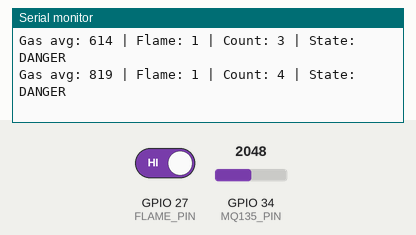
A sketch run on a simulated ESP32. Shown: the last lines printed to the serial monitor. Inputs (shaded band) come from the test bench; at power-on: GPIO 34 (MQ135_PIN) = 2048, GPIO 27 (FLAME_PIN) HIGH.

Above: at 2.2 s.
2.3 s: GPIO 34 (MQ135_PIN) set to 108
At 2.41 s:
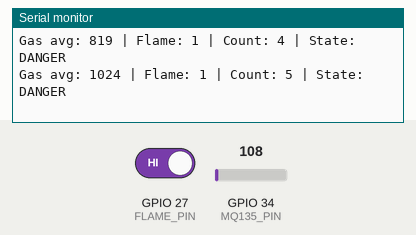
3.8 s: GPIO 34 (MQ135_PIN) set to 96
At 5.71 s:
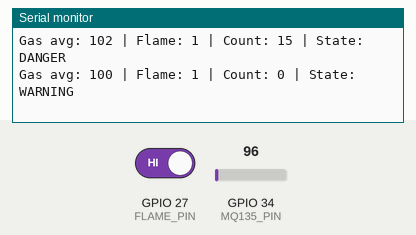
Timing chart, 0 to 7.2 s (numbered marks = the images above; inputs shaded):
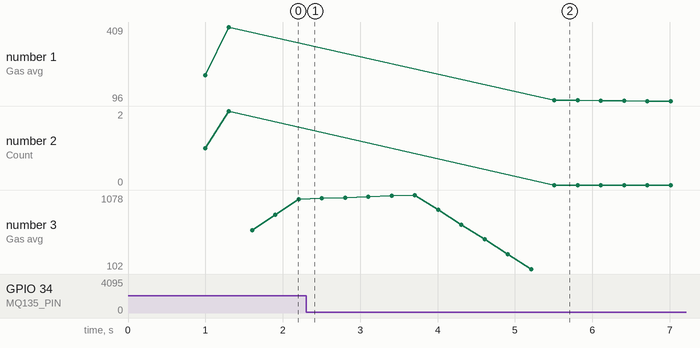

The sketch:

AMR_state_v1.ino.ino
```cpp
/*
 * Target: ESP32 #1 (AMR)
 * File: HazardBot_AMR_sensor_decision_v2.ino
 *
 * Description:
 * MQ-135 (가스 센서) + KY-026 (불꽃 센서)를 이용한
 * 3단계 위험 판단 시스템 (SAFE / WARNING / DANGER)
 *
 * Key Features (핵심 차별점):
 * 1. Moving Average (이동 평균)
 *    → 센서 노이즈 제거, 값 안정화
 *
 * 2. Persistence Filter (지속 조건)
 * 목적:
 *  - 센서 값이 순간적으로 튀는 경우를 제거하기 위함
 *
 * 동작 방식:
 *  - 위험 조건(dangerNow)이 참일 때마다 dangerCount 증가
 *  - 조건이 거짓이면 dangerCount 초기화
 *
 * 판단 기준:
 *  - dangerCount가 일정 값(DANGER_COUNT_THRESHOLD) 이상이면
 *    → “지속적인 위험 상태”로 판단 → DANGER 상태 전환
 *
 * 핵심:
 *  - “한 번 튀는 건 무시, 여러 번 연속이면 진짜 위험”
 *
 *
 * 3. Multi-level Decision (3단계 판단)
 *    → SAFE / WARNING / DANGER
 *
 * System Flow:
 * Sensor Input → Filtering → Decision → Output (Serial)
 */

#include <Arduino.h>

const int MQ135_PIN = 34;
const int FLAME_PIN = 27;

const int GAS_WARNING = 50;
const int GAS_DANGER = 100;

const int SAMPLE_COUNT = 10;
const int READ_DELAY_MS = 300;

const int DANGER_COUNT_THRESHOLD = 3;

int gasSamples[SAMPLE_COUNT];
int sampleIndex = 0;
long gasSum = 0;

int dangerCount = 0;

void setup() {
  Serial.begin(115200);
  delay(1000);

  pinMode(FLAME_PIN, INPUT);

  for (int i = 0; i < SAMPLE_COUNT; i++) {
    gasSamples[i] = 0;
  }

  Serial.println("HazardBot Decision System Start");
}

void loop() {
  int gasRaw = analogRead(MQ135_PIN);
  int flameValue = digitalRead(FLAME_PIN);

  // Moving average update
  gasSum -= gasSamples[sampleIndex];
  gasSamples[sampleIndex] = gasRaw;
  gasSum += gasRaw;
  sampleIndex = (sampleIndex + 1) % SAMPLE_COUNT;

  int gasAverage = gasSum / SAMPLE_COUNT;

  // Danger condition (instant)
  bool dangerNow = (flameValue == 0) || (gasAverage > GAS_DANGER);

  // Persistence filter
  if (dangerNow) {
    dangerCount++;
  } else {
    dangerCount = 0;
  }

  // State decision
  String state = "SAFE";

  if (dangerCount >= DANGER_COUNT_THRESHOLD) {
    state = "DANGER";
  } else if (gasAverage > GAS_WARNING) {
    state = "WARNING";
  }

  // Output
  Serial.print("Gas avg: ");
  Serial.print(gasAverage);
  Serial.print(" | Flame: ");
  Serial.print(flameValue);
  Serial.print(" | Count: ");
  Serial.print(dangerCount);
  Serial.print(" | State: ");
  Serial.println(state);

  delay(READ_DELAY_MS);
}
```

Measured:
- the behaviour switches between 101 and 100 on GPIO 34 (MQ135_PIN) (found by bisection; images 1 and 2)
- after the input at 3.8 s, the serial monitor: prints a new line after 0.21 s (image 2)
- plotted number 1: 409 → 96 after the input at 3.8 s
- plotted number 2: 2 → 0 after the input at 3.8 s
- plotted number 3: 1024 → 1078 after the input at 2.3 s, 1078 → 102 after the input at 3.8 s
